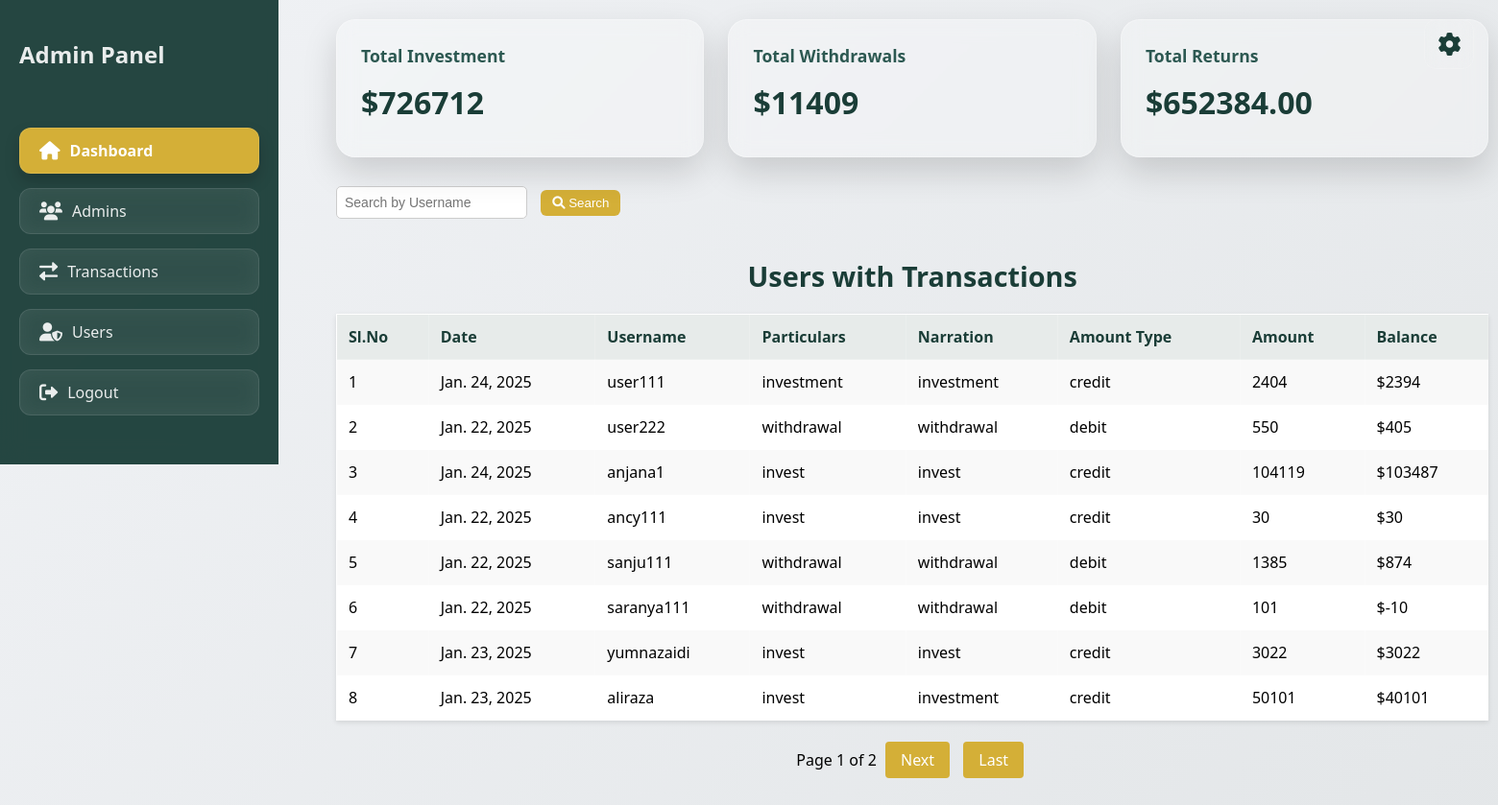
Before: /investapp/transactions/ (signed in) with the older database file.
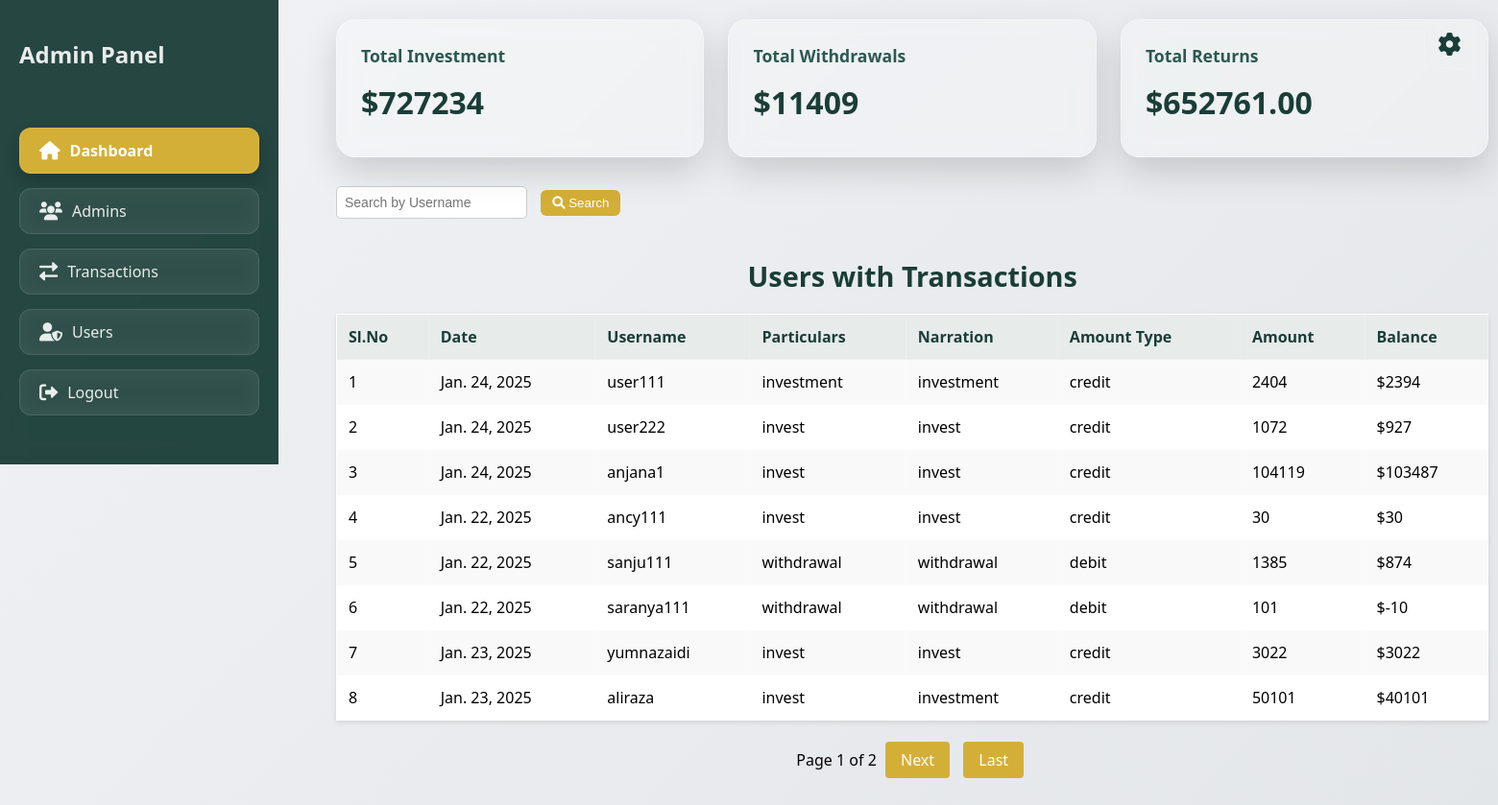
After: the same page with the newer database file.
### investapp/models.py (models this page shows, shortened)
class Transaction(models.Model):
    DEBIT_CREDIT_CHOICES = [
        ('debit', 'Debit'),
        ('credit', 'Credit'),
    ]
    STATUS_CHOICES = [
        ('pending', 'Pending'),
        ('approved', 'Approved'),
        ('rejected', 'Rejected'),
    ]
    user = models.ForeignKey(settings.AUTH_USER_MODEL, on_delete=models.CASCADE, related_name='transactions')
    date = models.DateField(auto_now_add=True)
    particulars = models.CharField(max_length=255)
    narration = models.TextField()
    amount_type = models.CharField(max_length=6, choices=DEBIT_CREDIT_CHOICES)
    amount = models.DecimalField(max_digits=10, decimal_places=2)
    transaction_receipt = models.ImageField(upload_to='transaction_receipts/', blank=True, null=True)
    status = models.CharField(max_length=10, choices=STATUS_CHOICES, default='pending')  # New field for approval status

class CustomUser(AbstractUser):
    phone_number = models.CharField(max_length=15)
    address = models.TextField()
    is_approved = models.BooleanField(default=False)  # Only approved users can log in

### investapp/views.py (the view)
# urls.py: path('transactions/', views.transaction_list, name='transaction_list'),
@user_passes_test(admin_required, login_url='login')
def transaction_list(request):
    search_query = request.GET.get('search', '')
    users_with_transactions = CustomUser.objects.filter(
        is_staff=False,
        is_superuser=False,
        transactions__status='approved'
    ).distinct()
    if search_query:
        users_with_transactions = users_with_transactions.filter(username__icontains=search_query)
    total_return_amount = 0
    user_balances = []
    for user in users_with_transactions:
        transactions = Transaction.objects.filter(user=user, status='approved')
        total_credit = transactions.filter(amount_type='credit').aggregate(Sum('amount'))['amount__sum'] or 0
        total_debit = transactions.filter(amount_type='debit').aggregate(Sum('amount'))['amount__sum'] or 0
        first_transaction = transactions.filter(amount_type='credit').order_by('id').first()
        initial_value = first_transaction.amount if first_transaction else 0
        current_value = total_credit - total_debit
        return_amount = max(current_value - initial_value, 0)  # Ensure non-negative return
        total_return_amount += return_amount  # Accumulate total return amount for all users
        latest_transaction = transactions.order_by('-date').first()
        user_balances.append({
            'username': user.username,
            'balance': current_value,
            'date': latest_transaction.date if latest_transaction else None,
            'particulars': latest_transaction.particulars if latest_transaction else "N/A",
            'narration': latest_transaction.narration if latest_transaction else "N/A",
            'amount_type': latest_transaction.amount_type if latest_transaction else "N/A",
            'amount': total_credit,  # Initial invested amount
            'return_amount': return_amount,  # Return amount for this user
        })
    paginator = Paginator(user_balances, 8)  # Show 10 users per page
    page_number = request.GET.get('page')
    page_obj = paginator.get_page(page_number)
    start_index = paginator.per_page * (page_obj.number - 1)
    approved_transactions = Transaction.objects.filter(status='approved')
    credit_total = approved_transactions.filter(amount_type='credit').aggregate(Sum('amount'))['amount__sum'] or 0
    total_withdrawal = approved_transactions.filter(amount_type='debit').aggregate(Sum('amount'))['amount__sum'] or 0
    return render(request, 'transaction_list.html', {
        'user_balances': page_obj,
        'credit_total': credit_total,
        'total_withdrawal': total_withdrawal,
        'total_return_amount': total_return_amount,  # Total return amount of all users
        'search_query': search_query,
        'start_index': start_index,  # Pass the starting index
    })

### investapp/views.py (called while the page is built)
def admin_required(user):
    return user.is_authenticated and user.is_staff

### investapp/templates/transaction_list.html (shortened to what this page needs)
<!DOCTYPE html>
<html lang="en">
<head>
    <link href="https://cdnjs.cloudflare.com/ajax/libs/font-awesome/6.0.0/css/all.min.css" rel="stylesheet">
</head>
<body>
    <div class="main-container">
        <div class="sidebar">
            <h2>Admin Panel</h2>
            <ul class="sidebar-menu">
                <li>
                    <a href="{% url 'transaction_list' %}" class="sidebar-link">
                        <i class="fas fa-home"></i> Dashboard
                    </a>
                </li>
                <li>
                    <a href="{% url 'admin-user-list' %}" class="sidebar-link">
                        <i class="fas fa-users"></i> Admins
                    </a>
                </li>
                <li>
                    <a href="{% url 'pending_transactions' %}" class="sidebar-link">
                        <i class="fas fa-exchange-alt"></i> Transactions
                    </a>
                </li>
                <li>
                    <a href="{% url 'admin_user_home' %}" class="sidebar-link">
                        <i class="fas fa-user-shield"></i> Users
                    </a>
                </li>
                <li>
                    <a href="{% url 'logout' %}" class="sidebar-link">
                        <i class="fas fa-sign-out-alt"></i> Logout
                    </a>
                </li>
            </ul>
        </div>
        <div class="content">
            <div class="cards-grid">
                <div class="card">
                    <div class="card-title">Total Investment</div>
                    <div class="card-value">${{ credit_total }}</div>
                </div>
                <div class="card">
                    <div class="card-title">Total Withdrawals</div>
                    <div class="card-value">${{ total_withdrawal }}</div>
                </div>
                <div class="card">
                    <div class="card-title">Total Returns</div>
                    <div class="card-value">${{ total_return_amount }}</div>
                </div>
            </div>
            <form method="get" action="{% url 'transaction_list' %}">
                <input type="text" name="search" value="{{ search_query }}" placeholder="Search by Username" class="search-bar">
                <button type="submit" class="btn btn-gold">
                    <i class="fas fa-search"></i> Search
                </button>
            </form>
         <div style="display: flex; justify-content: flex-end; margin-bottom: 30px;">
             <a href="{% url 'update_profile' %}">
    <i class="fas fa-cog settings-icon"></i></a>
        </div>
<h2 class="manage-users-header">Users with Transactions</h2>
<table>
    <tr>
        <th>Sl.No</th>
        <th>Date</th>
        <th>Username</th>
        <th>Particulars</th>
        <th>Narration</th>
        <th>Amount Type</th>
        <th>Amount</th>
        <th>Balance</th>
    </tr>
    {% for user in user_balances %}
    <tr>
        <td>{{ forloop.counter|add:start_index  }}</td>
        <td>{{ user.date }}</td>
        <td>{{ user.username }}</td>
        <td>{{ user.particulars }}</td>
        <td>{{ user.narration }}</td>
        <td>{{ user.amount_type }}</td>
        <td>{{ user.amount }}</td>
        <td>${{ user.balance }}</td>
    </tr>
    {% endfor %}
</table>
<div class="pagination">
    <span>Page {{ user_balances.number }} of {{ user_balances.paginator.num_pages }}</span>
    {% if user_balances.has_next %}
        <a href="?page={{ user_balances.next_page_number }}{% if search_query %}&search={{ search_query }}{% endif %}">Next</a>
        <a href="?page={{ user_balances.paginator.num_pages }}{% if search_query %}&search={{ search_query }}{% endif %}">Last</a>
    {% endif %}
</div>
</body>
</html>

Changed rows visible on the page:
no longer on this page (row unchanged): Transaction: date "Jan. 22, 2025", particulars "withdrawal", narration "withdrawal", amount_type "debit"
added Transaction: date "Jan. 24, 2025", particulars "invest", narration "invest", amount_type "credit"
Other visible differences:
{{ credit_total }}: "726712" → "727234"
{{ total_return_amount }}: "652384.00" → "652761.00"
new list line: "2 1072 $ 927"
new list line: "user222"
list line gone: "2 550 $ 405"
list line gone: "user222"
